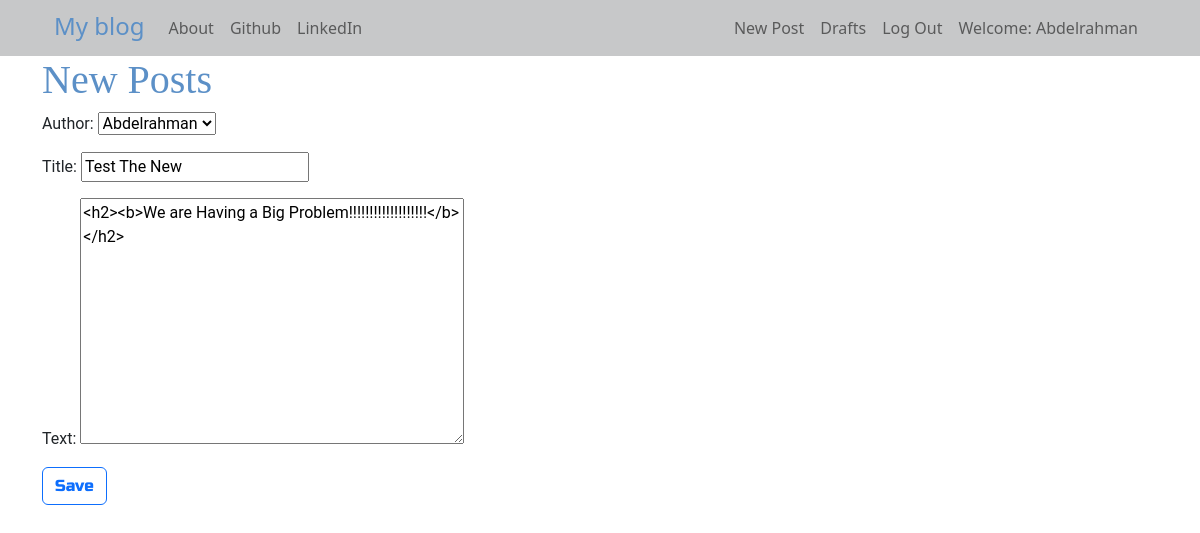
Screenshot of /post/3/update/ (signed in) with the database file from the repository.
### basic_app/models.py (models this page shows, shortened)
class Post(models.Model):
    author = models.ForeignKey('auth.User', on_delete=models.CASCADE)  # Authorization of user
    title = models.CharField(max_length=200)
    text = models.TextField()
    creation_date = models.DateTimeField(default=timezone.now)
    publication_date = models.DateTimeField(blank=True, null=True)  # null or blank

### basic_app/views.py (the view)
# urls.py: path('post/<int:pk>/update/', views.UpdatePostView.as_view(), name='post_update'),
class UpdatePostView(LoginRequiredMixin, UpdateView):
    login_url = 'login/'
    redirect_field_name = 'blog/post_detail.html'
    form_class = PostForm
    model = Post

### basic_app/forms.py
class PostForm(forms.ModelForm):
    class Meta:
        model = Post
        fields = ('author', 'title', 'text')
        widgets = {
            'title': forms.TextInput(attrs={'class': 'textinputclass'}),
            'text': forms.Textarea(attrs={'class': 'editable medium-editor-textarea postcontent'})
        }

### basic_app/templates/basic_app/post_form.html (shortened to what this page needs)
{% extends "basic_app/base.html" %}
{% block content %}
    <h1 style="color: #5c90c7">New Posts</h1>
    <form class="post=form" method="post">
    {{ form.as_p }}
    <button type="submit" class="save btn btn-outline-primary">Save</button>
    </form>
{% endblock %}

### basic_app/templates/basic_app/base.html (shortened to what this page needs)
<!doctype html>
{% load static %}
<html lang="en">
<head>
    <link rel="stylesheet" href="{% static 'css/all.min.css' %}">
    <link rel="stylesheet" href="{% static 'css/bootstrap.min.css' %}">
    <link rel="stylesheet" href="//cdn.jsdelivr.net/npm/medium-editor@latest/dist/css/medium-editor.min.css"
          type="text/css" media="screen" charset="utf-8">
    <link rel="stylesheet" href="{% static 'css/blog.css' %}">
</head>
<body class="loader">
<nav class="navbar navbar-expand-lg bg-body-tertiary bg-dark bg-opacity-25">
    <div class="container">
        <div class="container collapse navbar-collapse" id="navbarNavAltMarkup">
            <ul class="nav navbar-nav">
                <li><a style="color: #5c90c7" class="navbar-brand big-brand medium-editor-action-bold" href="{% url 'post_list' %}">My blog</a></li>
                <li><a class="nav-link" href="{% url 'about' %}">About</a></li>
                <li><a class="nav-link" href="https://github.com/Abdelrahman-2222">Github</a></li>
                <li><a class="nav-link"
                       href="https://www.linkedin.com/in/abdelrahman-hossam-eldin-66980a135/">LinkedIn</a></li>
            </ul>
            <ul class="nav navbar-nav ms-auto">
                {% if user.is_authenticated %}
                    <li><a class="nav-link" href="{% url 'post_new' %}">New Post</a></li>
                    <li><a class="nav-link" href="{% url 'post_draft_list' %}">Drafts</a></li>
                    <li><a class="nav-link" href="{% url 'logout' %}">Log Out</a></li>
                    <li><a class="nav-link"> Welcome: {{ user.username }} </a></li>
                {% else %}
                    <li><a class="navbar-nav" href="{% url 'login' %}"><i
                            class="fa-solid fa-user"></i></a></li>
                {% endif %}
            </ul>
        </div>
    </div>
</nav>
<div class="content container">
    <div class="row">
        <div class="col-md-8">
            <div class="blog_posts">
                {% block content %}
                {% endblock %}
            </div>
        </div>
    </div>
</div>
</body>
</html>

### basic_app/static/css/blog.css (style rules this page uses)
h1 { font-family: 'Montagu Slab', serif; }
p { font-family: "Roboto", "Lucida Grande", "DejaVu Sans", "Bitstream Vera Sans", Verdana, Arial, sans-serif }
form { font-family: 'Russo One', sans-serif; }
button { font-family: 'Montserrat', sans-serif; }
.big-brand { font-size: 1.5em; }
.loader { filter: hue-rotate(0deg); animation: hue 10000ms infinite linear; }

### rows the page displays
Post: author "Abdelrahman", title "Test The New", text "<h2><b>We are Having a Big Problem!!!!!!!!!!!!!!!!!!!</b></h2>"

### other values shown
{{ user.username }} "Abdelrahman"
